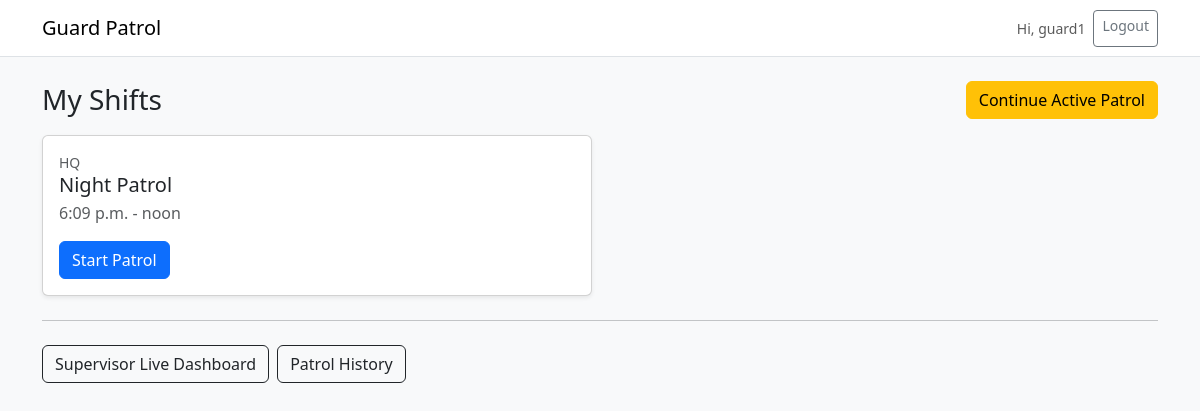
/guard/ (signed in), run on the app's committed database.
### accounts/models.py (models this page shows, shortened)
class User(AbstractUser):
    class Role(models.TextChoices):
        ADMIN = "ADMIN", "Admin"
        SUPERVISOR = "SUPERVISOR", "Supervisor"
        GUARD = "GUARD", "Guard"
    role = models.CharField(
        max_length=20,
        choices=Role.choices,
        default=Role.GUARD
    )
    def is_guard(self) -> bool:
        return self.role == self.Role.GUARD

### patrols/models.py (models this page shows, shortened)
class Shift(models.Model):
    guard = models.ForeignKey(User, on_delete=models.CASCADE, related_name="shifts")
    route = models.ForeignKey(Route, on_delete=models.CASCADE, related_name="shifts")
    start_time = models.TimeField()
    end_time = models.TimeField()
    is_active = models.BooleanField(default=True)

class Route(models.Model):
    site = models.ForeignKey(Site, on_delete=models.CASCADE, related_name="routes")
    name = models.CharField(max_length=120)
    expected_duration_minutes = models.PositiveIntegerField(default=60)
    is_active = models.BooleanField(default=True)

class Site(models.Model):
    name = models.CharField(max_length=120)
    address = models.CharField(max_length=255, blank=True)
    is_active = models.BooleanField(default=True)

### patrols/views.py (the view)
# urls.py: path("", lambda request: redirect("guard_home"), name="home"),
@login_required
@guard_required
def guard_home(request):
    shifts = Shift.objects.filter(guard=request.user, is_active=True).select_related("route", "route__site")
    active_session = PatrolSession.objects.filter(guard=request.user, status=PatrolSession.Status.ACTIVE).select_related("route").first()
    return render(request, "patrols/guard_home.html", {"shifts": shifts, "active_session": active_session})

### templates/patrols/guard_home.html (shortened to what this page needs)
{% extends "base.html" %}
{% block content %}
<div class="d-flex justify-content-between align-items-center mb-3">
  <h3 class="mb-0">My Shifts</h3>
  {% if active_session %}
    <a class="btn btn-warning" href="{% url 'patrol_checkin' active_session.id %}">
      Continue Active Patrol
    </a>
  {% endif %}
</div>
<div class="row g-3">
  {% for shift in shifts %}
    <div class="col-md-6">
      <div class="card shadow-sm">
        <div class="card-body">
          <div class="small text-muted">{{ shift.route.site.name }}</div>
          <h5 class="mb-1">{{ shift.route.name }}</h5>
          <div class="text-muted mb-3">{{ shift.start_time }} - {{ shift.end_time }}</div>
          <a class="btn btn-primary" href="{% url 'start_patrol' shift.route.id %}">Start Patrol</a>
        </div>
      </div>
    </div>
  {% empty %}
    <div class="col-12">
      <div class="alert alert-info">No active shifts assigned.</div>
    </div>
  {% endfor %}
</div>
<hr class="my-4">
<div class="d-flex gap-2">
  <a class="btn btn-outline-dark" href="{% url 'live_dashboard' %}">Supervisor Live Dashboard</a>
  <a class="btn btn-outline-dark" href="{% url 'dashboard_history' %}">Patrol History</a>
</div>
{% endblock %}

### templates/base.html (shortened to what this page needs)
<!DOCTYPE html>
<html>
<head>
  <link href="https://cdn.jsdelivr.net/npm/bootstrap@5.3.3/dist/css/bootstrap.min.css" rel="stylesheet">
</head>
<body class="bg-light">
<nav class="navbar navbar-expand-lg bg-white border-bottom">
  <div class="container">
    <a class="navbar-brand" href="/">Guard Patrol</a>
    <div class="ms-auto d-flex gap-2">
      {% if user.is_authenticated %}
        <span class="navbar-text small">Hi, {{ user.username }}</span>
        <a class="btn btn-outline-secondary btn-sm" href="{% url 'logout' %}">Logout</a>
      {% else %}
        <a class="btn btn-primary btn-sm" href="{% url 'login' %}">Login</a>
      {% endif %}
    </div>
  </div>
</nav>
<div class="container py-4">
  {% block content %}{% endblock %}
</div>
</body>
</html>

### data on the page
User: username "guard1"
Shift: route.site.name "HQ", route.name "Night Patrol", start_time "6:09 p.m.", end_time "noon"
